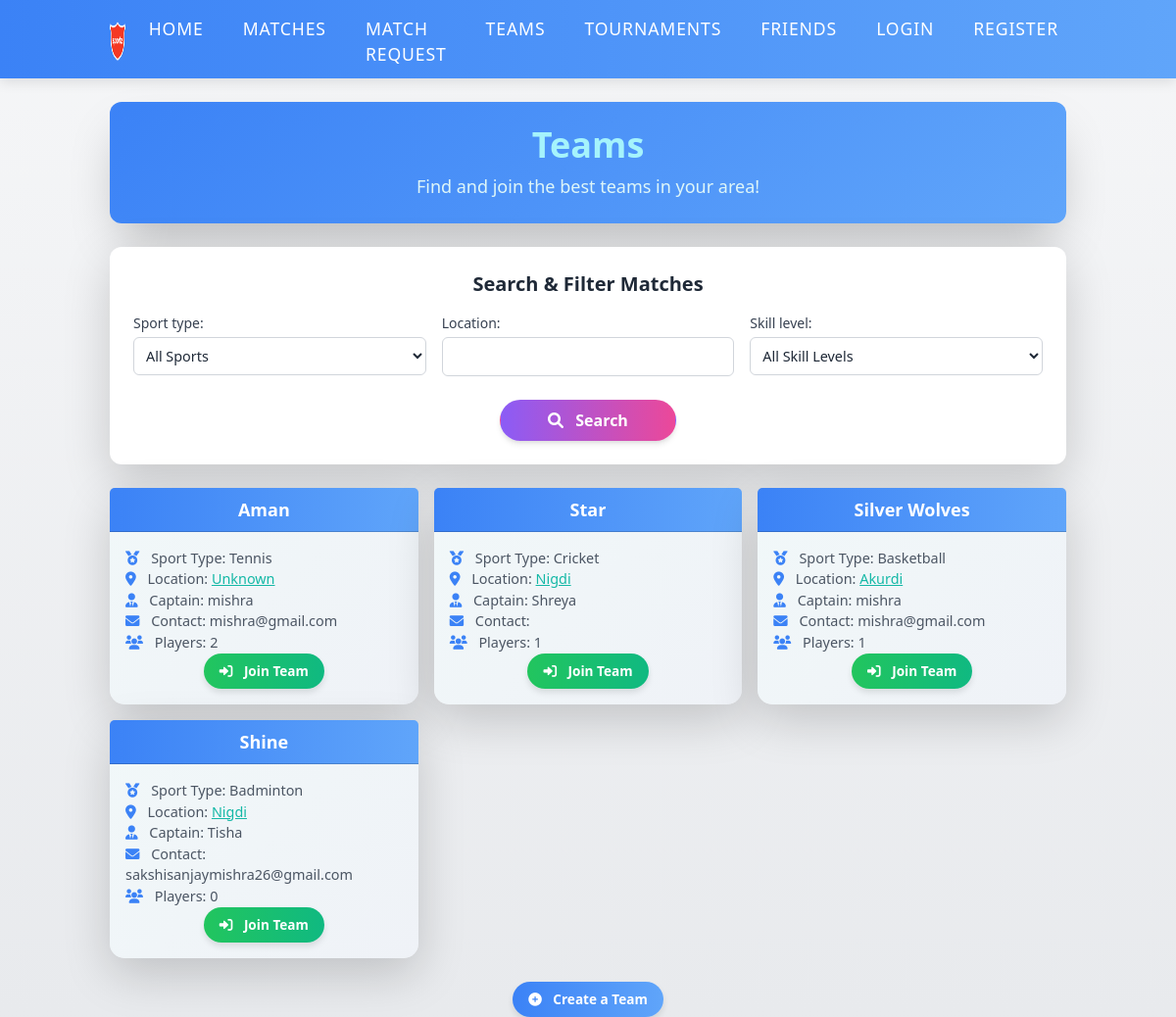
Screenshot of /teams/ with the database file from the repository.
### Team/models.py (models this page shows, shortened)
class Team(models.Model):
    SPORT_CHOICES = [
        ('Football', 'Football'),
        ('Basketball', 'Basketball'),
        ('Tennis', 'Tennis'),
        ('Badminton', 'Badminton'),
        ('Cricket', 'Cricket'),
    ]
    SKILL_LEVEL_CHOICES = [
        ('Beginner', 'Beginner'),
        ('Intermediate', 'Intermediate'),
        ('Advanced', 'Advanced'),
    ]
    name = models.CharField(max_length=100, unique=True)
    sport_type = models.CharField(max_length=50, choices=SPORT_CHOICES)
    skill_level = models.CharField(max_length=50, choices=SKILL_LEVEL_CHOICES, default='Beginner')
    location = models.CharField(max_length=100, default="Unknown")
    latitude = models.FloatField(null=True, blank=True)  # New field
    longitude = models.FloatField(null=True, blank=True)
    captain = models.ForeignKey(User, on_delete=models.CASCADE, related_name="captained_teams")
    players = models.ManyToManyField(User, related_name="teams", blank=True)
    created_at = models.DateTimeField(auto_now_add=True)

### Team/views.py (the view)
# urls.py: path('teams/', team_list, name='team_list'),
def team_list(request):
    teams = Team.objects.all()
    form = TeamFilterForm(request.GET)
    if form.is_valid():
        sport_type = form.cleaned_data.get('sport_type')
        skill_level = form.cleaned_data.get('skill_level')
        location = form.cleaned_data.get('location')
        if sport_type:
            teams = teams.filter(sport_type=sport_type)
        if skill_level:
            teams = teams.filter(skill_level=skill_level)
        if location:
            teams = teams.filter(location__icontains=location)
    return render(request, 'teams/team_list.html', {'teams': teams, "form": form})

### Team/forms.py
class TeamFilterForm(forms.Form):
    sport_type = forms.ChoiceField(choices=[('', 'All Sports')] + Team.SPORT_CHOICES, required=False)
    skill_level = forms.ChoiceField(choices=[('', 'All Skill Levels')] + Team.SKILL_LEVEL_CHOICES, required=False)
    location = forms.CharField(max_length=100, required=False)

### templates/teams/team_list.html (shortened to what this page needs)
{% include "navbar.html" %}
{% block content %}
{% load static %}
<!DOCTYPE html>
<html lang="en">
<head>
    <link href="https://cdn.jsdelivr.net/npm/bootstrap@5.3.0/dist/css/bootstrap.min.css" rel="stylesheet">
    <link href="https://cdn.jsdelivr.net/npm/tailwindcss@2.2.19/dist/tailwind.min.css" rel="stylesheet">
    <link href="https://cdnjs.cloudflare.com/ajax/libs/font-awesome/6.0.0-beta3/css/all.min.css" rel="stylesheet">
</head>
<body class="font-sans">
    <div class="container mx-auto mt-6 px-4">
        <div class="header-bg text-center p-6 rounded-xl shadow-2xl text-white fade-in">
            <h2 class="text-3xl md:text-4xl font-extrabold mb-2" style="color: #a5f3fc;">Teams</h2>
            <p class="text-base md:text-lg" style="color:rgb(222, 246, 248);">Find and join the best teams in your area!</p>
        </div>
    </div>
    <div class="container mx-auto mt-6 px-4">
        <div class="bg-white p-4 rounded-xl shadow-lg fade-in">
            <h4 class="text-center text-xl font-semibold text-gray-800 mb-3">Search & Filter Matches</h4>
            <form method="get" class="mt-2">
                <div class="row g-3">
                    <div class="col-md-4">
                        <label class="block text-gray-700 font-medium mb-1 text-sm">{{ form.sport_type.label_tag }}</label>
                        {{ form.sport_type }}
                    </div>
                    <div class="col-md-4">
                        <label class="block text-gray-700 font-medium mb-1 text-sm">{{ form.location.label_tag }}</label>
                        {{ form.location }}
                    </div>
                    <div class="col-md-4">
                        <label class="block text-gray-700 font-medium mb-1 text-sm">{{ form.skill_level.label_tag }}</label>
                        {{ form.skill_level }}
                    </div>
                </div>
                <div class="text-center mt-4">
                    <button type="submit" class="btn px-5 py-2 text-base font-semibold rounded-full shadow-md transition-all" style="background: linear-gradient(90deg, #8b5cf6, #ec4899); color: white;">
                        <i class="fas fa-search mr-2"></i> Search
                    </button>
                </div>
            </form>
        </div>
    </div>
    <div class="container mx-auto mt-6 px-4">
        {% if teams %}
            <div class="row g-3">
                {% for team in teams %}
                <div class="col-md-6 col-lg-4 fade-in">
                    <div class="card border-0 shadow-lg h-100 hover-scale d-flex flex-column">
                        <div class="card-header team-header text-white text-center py-2">
                            <h5 class="card-title text-lg font-bold m-0">{{ team.name }}</h5>
                        </div>
                        <div class="card-body p-3 d-flex flex-column">
                            <p class="card-text"><i class="fas fa-medal text-blue-500 mr-2"></i> <strong>Sport Type:</strong> {{ team.sport_type }}</p>
                            <p class="card-text"><i class="fas fa-map-marker-alt text-blue-500 mr-2"></i> <strong>Location:</strong>
                                <span class="clickable-location" onclick="window.open('https://www.google.com/maps?q={{ team.latitude|default:team.location|urlencode }},{{ team.longitude|default:team.location|urlencode }}', '_blank');">
                                    {{ team.location }}
                                </span>
                            </p>
                            <p class="card-text"><i class="fas fa-user-tie text-blue-500 mr-2"></i> <strong>Captain:</strong> {{ team.captain.username }}</p>
                            <p class="card-text"><i class="fas fa-envelope text-blue-500 mr-2"></i> <strong>Contact:</strong> {{ team.captain.email }}</p>
                            <p class="card-text"><i class="fas fa-users text-blue-500 mr-2"></i> <strong>Players:</strong> {{ team.players.count }}</p>
                            <div class="mt-auto">
                                <div class="button-group">
                                    {% if request.user in team.players.all %}
                                        <a href="{% url 'leave_team' team.id %}" class="btn rounded-full font-semibold text-white leave-team-btn">
                                            <i class="fas fa-sign-out-alt mr-2"></i> Leave Team
                                        </a>
                                    {% else %}
                                        <a href="{% url 'join_team' team.id %}" class="btn rounded-full font-semibold text-white join-team-btn">
                                            <i class="fas fa-sign-in-alt mr-2"></i> Join Team
                                        </a>
                                    {% endif %}
                                </div>
                            </div>
                        </div>
                    </div>
                </div>
                {% endfor %}
            </div>
        {% else %}
            <div class="alert alert-info text-center mt-6 rounded-xl shadow-md fade-in">
                <i class="fas fa-info-circle mr-2"></i> No teams available.
            </div>
        {% endif %}
        <div class="text-center mt-6 fade-in">
            <a href="{% url 'create_team' %}" class="btn rounded-full font-semibold text-white create-team-btn">
                <i class="fas fa-plus-circle mr-2"></i> Create a Team
            </a>
        </div>
    </div>
</body>
</html>
{% endblock %}

### templates/navbar.html (style rules this page uses)
body { background-size: cover; background-position: center; background-repeat: no-repeat; background-attachment: fixed; min-height: 100vh; margin: 0; padding-top: 80px; font-family: 'Mukta', sans-serif; color: #fff; font-weight: 300; font-size: 1.1rem; }

### templates/teams/team_list.html (style rules this page uses)
body { background-size: cover; background-position: center; background-repeat: no-repeat; background-attachment: fixed; min-height: 100vh; margin: 0; font-family: 'Mukta', sans-serif; font-weight: 300; font-size: 1.1rem; background: linear-gradient(to bottom, rgba(243, 244, 246, 0.8), rgba(209, 213, 219, 0.5)); }
.fade-in { animation: fadeIn 0.5s ease-in-out; }
.hover-scale { transition: transform 0.3s ease-in-out, box-shadow 0.3s ease-in-out; }
.header-bg { background: linear-gradient(135deg, #3b82f6, #60a5fa); }
select, input[type="text"], input[type="search"] { width: 100%; padding: 0.5rem; border: 1px solid #d1d5db; border-radius: 0.375rem; background-color: #fff; color: #1f2937; font-size: 0.9rem; opacity: 1 !important; }
h2 { font-size: 2.25rem; color: #1f2937; }
h4 { font-size: 1.5rem; color: #1f2937; }
p, .card-text { font-size: 0.9rem; color: #4b5563; }
.container { padding-left: 1rem; padding-right: 1rem; }
.card-body { padding: 1rem; }
.card-header { padding: 0.75rem; }
.card { background: linear-gradient(135deg,rgb(241, 248, 249),rgb(239, 242, 247)); border: none; border-radius: 15px; box-shadow: 0 6px 20px rgba(0, 0, 0, 0.1); }
.team-header { background: linear-gradient(90deg, #3b82f6, #60a5fa); color: white; }
.button-group { display: flex; justify-content: center; gap: 0.5rem; }
.join-team-btn { background: linear-gradient(90deg, #22c55e, #10b981); color: white; border: none; transition: all 0.3s ease-in-out; box-shadow: 0 4px 6px rgba(0, 0, 0, 0.1); padding: 0.5rem 1rem; font-size: 0.85rem; }
.create-team-btn { background: linear-gradient(90deg, #3b82f6, #60a5fa); color: white; border: none; transition: all 0.3s ease-in-out; box-shadow: 0 4px 6px rgba(0, 0, 0, 0.1); padding: 0.5rem 1rem; font-size: 0.85rem; }
.clickable-location { color: #14b8a6; text-decoration: underline; cursor: pointer; transition: color 0.3s ease-in-out; }

### rows the page displays
Team: name "Aman", sport_type "Tennis", location "Unknown", captain.username "mishra", captain.email "mishra@gmail.com", players.count "2", shows "Join Team"
Team: name "Star", sport_type "Cricket", location "Nigdi", captain.username "Shreya", players.count "1", shows "Join Team"
Team: name "Silver Wolves", sport_type "Basketball", location "Akurdi", captain.username "mishra", captain.email "mishra@gmail.com", players.count "1", shows "Join Team"
Team: name "Shine", sport_type "Badminton", location "Nigdi", captain.username "Tisha", captain.email "sakshisanjaymishra26@gmail.com", players.count "0", shows "Join Team"
